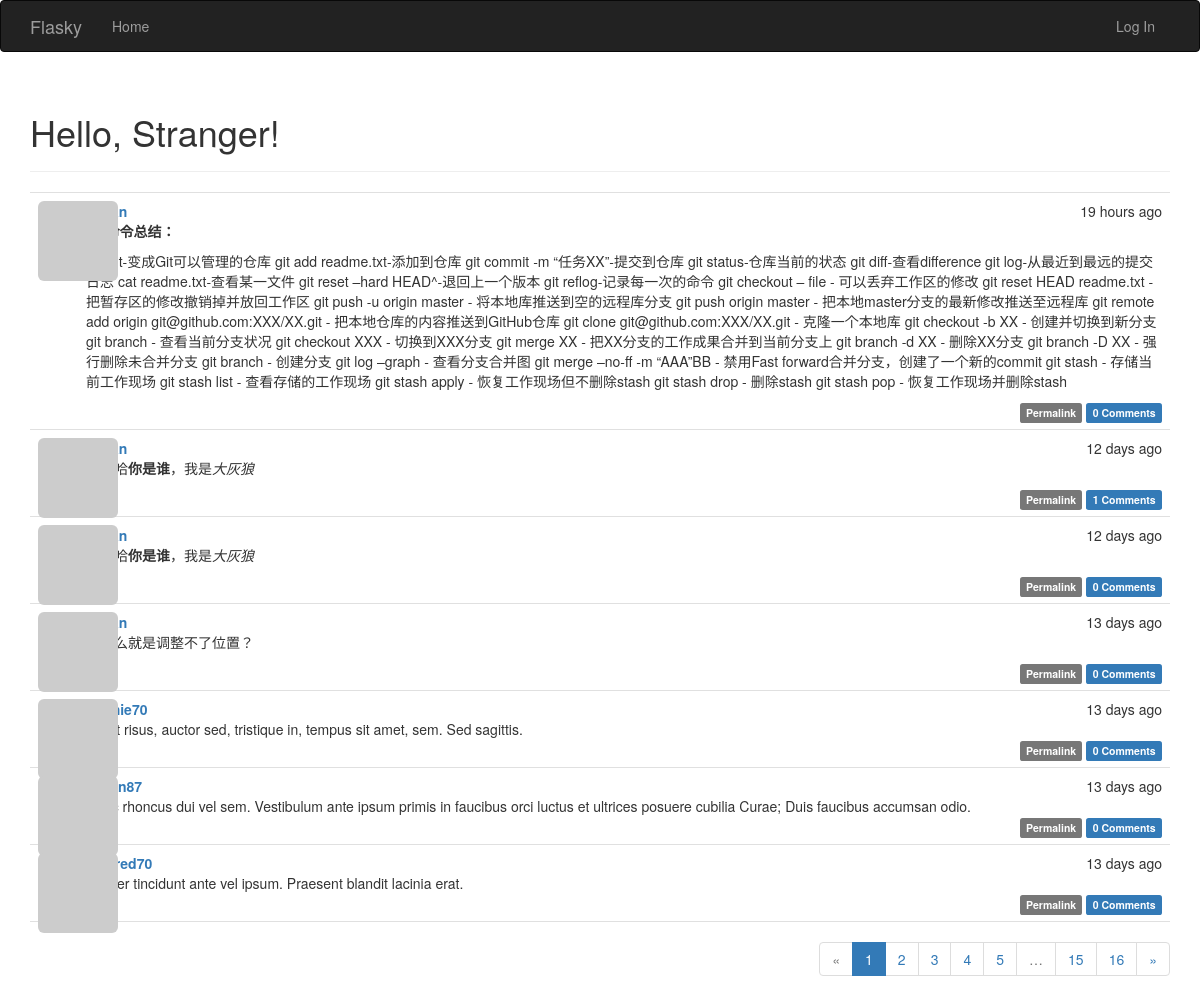
The page / on the database its author committed.
### app/models.py (models this page shows, shortened)
class Post(db.Model):
    __tablename__ = 'posts'
    id = db.Column(db.Integer, primary_key=True)
    body = db.Column(db.Text)
    timestamp = db.Column(db.DateTime, index=True, default=datetime.utcnow)  # 有默认值
    author_id = db.Column(db.Integer, db.ForeignKey('users.id'))
    body_html = db.Column(db.Text)
    comments = db.relationship('Comment', backref='post', lazy='dynamic')

class User(UserMixin,db.Model):
    __tablename__ = 'users'
    sqlite_autoincrement = True
    id = db.Column(db.Integer, primary_key=True)
    email = db.Column(db.String(64), unique=True, index=True)
    username = db.Column(db.String(64), unique=True, index=True)
    role_id = db.Column(db.Integer, db.ForeignKey('roles.id'))
    password_hash = db.Column(db.String(128))
    confirmed = db.Column(db.Boolean, default=False)
    name = db.Column(db.String(64))
    location = db.Column(db.String(64))
    about_me = db.Column(db.Text())
    member_since = db.Column(db.DateTime(), default=datetime.utcnow)
    last_seen = db.Column(db.DateTime(), default=datetime.utcnow)
    avatar_hash = db.Column(db.String(32))
    posts = db.relationship('Post', backref='author', lazy='dynamic')  # posts和comments都需要关联author才行，所以两个都有
    comments = db.relationship('Comment', backref='author', lazy='dynamic')
    @property
    def password(self):  # 若尝试读取password的值会返回属性错误，因为生成了散列值后不能还原
        raise AttributeError('password is not a readable attribute')
    def gravatar(self, size=100, default='identicon', rating='g'):
        if request.is_secure:
            url = 'https://secure.gravatar.com/avatar'
        else:
            url = 'http://cn.gravatar.com/avatar'
        hash = self.avatar_hash or hashlib.md5(self.email.encode('utf-8')).hexdigest()
        return '{url}/{hash}?s={size}&d={default}&r={rating}'.format(
            url=url, hash=hash, size=size, default=default, rating=rating)

### app/main/views.py (the view)
@main.route('/', methods=['GET', 'POST'])
def index():
    form = PostForm()
    if current_user.can(Permission.WRITE_ARTICLES) and \
            form.validate_on_submit():
        post = Post(body=form.body.data,
                    author=current_user._get_current_object())
        db.session.add(post)
        return redirect(url_for('.index'))
    page = request.args.get('page', 1, type=int)
    pagination = Post.query.order_by(Post.timestamp.desc()).paginate(
        page, per_page=7,
        error_out=False)
    posts = pagination.items
    return render_template('index.html', form=form, posts=posts,
                           pagination=pagination)

### app/auth/views.py (called while the page is built)
@auth.before_app_request
def before_request():
    if current_user.is_authenticated:
        current_user.ping()
        if not current_user.confirmed \
                and request.endpoint[:5] != 'auth.' \
                and request.endpoint != 'static':
            return redirect(url_for('auth.unconfirmed'))

### app/main/__init__.py (called while the page is built)
@main.app_context_processor  # 把permission类加入模板
def inject_permissions():
    return dict(Permission=Permission)

### app/models.py (called while the page is built)
    def can(self, permissions):
        return False

    def is_administrator(self):
        return False

### app/templates/index.html (shortened to what this page needs)
{% extends "base.html" %}
{% import "bootstrap/wtf.html" as wtf %}
{% import "_macros.html" as macros %}
{% block page_content %}
<div class="page-header">
     <h1>Hello, {% if current_user.is_authenticated %}{{ current_user.username }}{% else %}Stranger{% endif %}!</h1>
</div>
{% include '_posts.html' %}
{% if pagination %}
<div class="pagination">
    {{ macros.pagination_widget(pagination, '.index') }}
</div>
{% endif %}
{% endblock %}

### app/templates/_posts.html (shortened to what this page needs)
<ul class="posts">
    {% for post in posts %}
    <li class="post">
        <div class="post-thumbnail">
            <a href="{{ url_for('.user', username=post.author.username) }}">
                <img class="img-rounded profile-thumbnail" src="{{ post.author.gravatar(size=40) }}">
            </a>
        </div>
        <div class="post-content">
            <div class="post-date">{{ moment(post.timestamp).fromNow() }}</div>
            <div class="post-author"><a href="{{ url_for('.user', username=post.author.username) }}">{{ post.author.username }}</a></div>
            <div class="post-body">
                {% if post.body_html %}
                    {{ post.body_html | safe }}
                {% else %}
                    {{ post.body }}
                {% endif %}
            </div>
            <div class="post-footer">
                <a href="{{ url_for('.post', id=post.id) }}">
                    <span class="label label-default">Permalink</span>
                </a>
                 <a href="{{ url_for('.post', id=post.id) }}#comments">
                    <span class="label label-primary">{{ post.comments.count() }} Comments</span>
                </a>
            </div>
        </div>
    </li>
    {% endfor %}
</ul>

### app/static/styles.css (style rules this page uses)
.profile-thumbnail { position: absolute; }
ul.posts { list-style-type: none; padding: 0px; margin: 16px 0px 0px 0px; border-top: 1px solid #e0e0e0; }
ul.posts li.post { padding: 8px; border-bottom: 1px solid #e0e0e0; }
div.post-date { float: right; }
div.post-author { font-weight: bold; }
div.post-thumbnail { position: absolute; }
div.post-content { margin-left: 48px; min-height: 48px; }
div.post-footer { text-align: right; }
div.pagination { width: 100%; text-align: right; padding: 0px; margin: 0px; }

### rows shown on the page
Post: timestamp "19 hours ago", body_html "Git命令总结： git init-变成Git可以管理的仓库 git add readme.txt-添加到仓库 git commit -m “任务XX”-提交到仓库 git status-仓库当前的状态 git diff-查看difference git log-从最近到最远的提交日志 cat readme.txt-查看某一文件 git reset –hard HEAD^-退回上一个版本 git reflog-记录每一次的命令 git checkout – file - 可以丢弃工作区的修改 git reset HEAD readme.txt - 把暂存区的修改撤销掉并放回工作区 git push -u origin master - 将本地库推送到空的远程库分支 git push origin master - 把本地master分支的最新修改推送至远程库 git remote add origin git@github.com:XXX/XX.git - 把本地仓库的内容推送到GitHub仓库 git clone git@github.com:XXX/XX.git - 克隆一个本地库 git checkout -b XX - 创建并切换到新分支 git branch - 查看当前分支状况 git checkout XXX - 切换到XXX分支 git merge XX - 把XX分支的工作成果合并到当前分支上 git branch -d XX - 删除XX分支 git branch -D XX - 强行删除未合并分支 git branch - 创建分支 git log…", comments.count "0"
Post: timestamp "12 days ago", body_html "你是谁 ，我是 大灰狼", comments.count "1"
Post: timestamp "12 days ago", body_html "你是谁 ，我是 大灰狼", comments.count "0"
Post: timestamp "13 days ago", body_html "为什么就是调整不了位置？", comments.count "0"
Post: timestamp "13 days ago", body "In est risus, auctor sed, tristique in, tempus sit amet, sem. Sed sagittis.", comments.count "0"
Post: timestamp "13 days ago", body "Nunc rhoncus dui vel sem. Vestibulum ante ipsum primis in faucibus orci luctus et ultrices posuere cubilia Curae; Duis faucibus accumsan odio.", comments.count "0"
Post: timestamp "13 days ago", author.username "mildred70", body "Integer tincidunt ante vel ipsum. Praesent blandit lacinia erat.", comments.count "0"

### other values the page prints
{{ p }} "1"
{{ p }} "2" "3" "4" "5" "15" "16"
